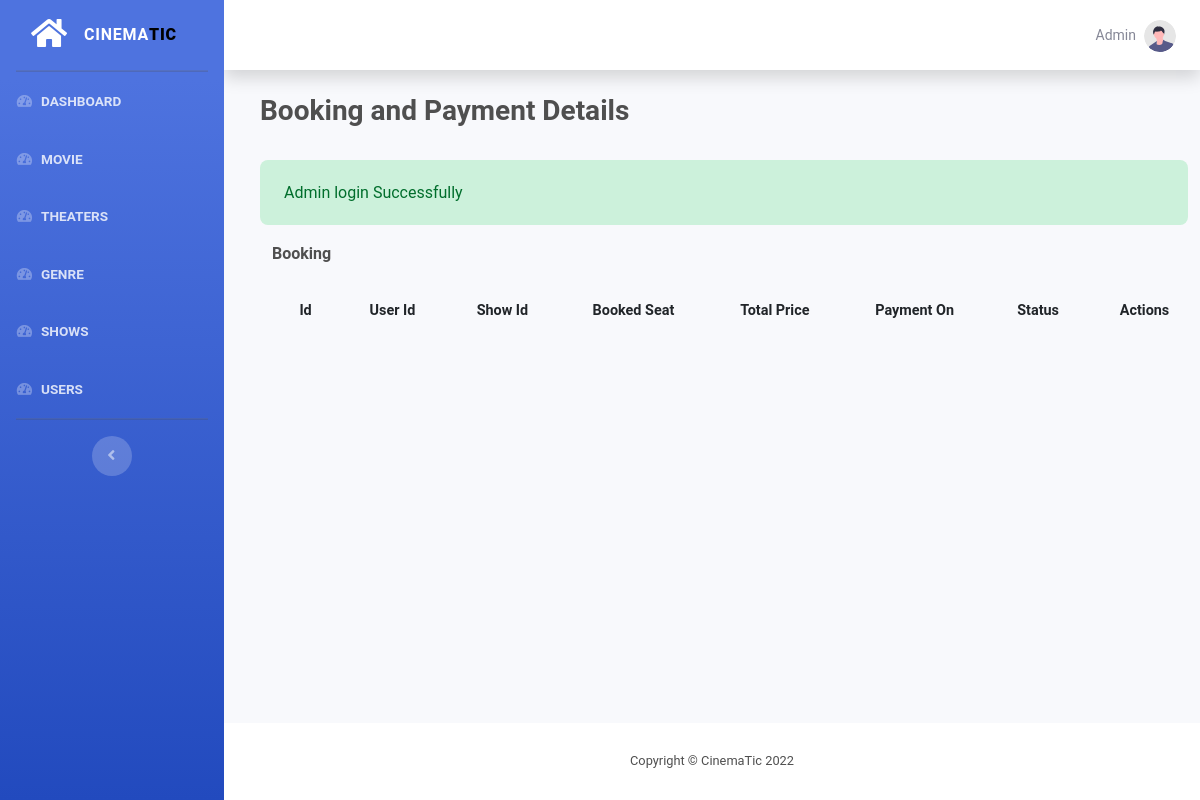
The app's page /admin/booking/index.php (signed in), older data.
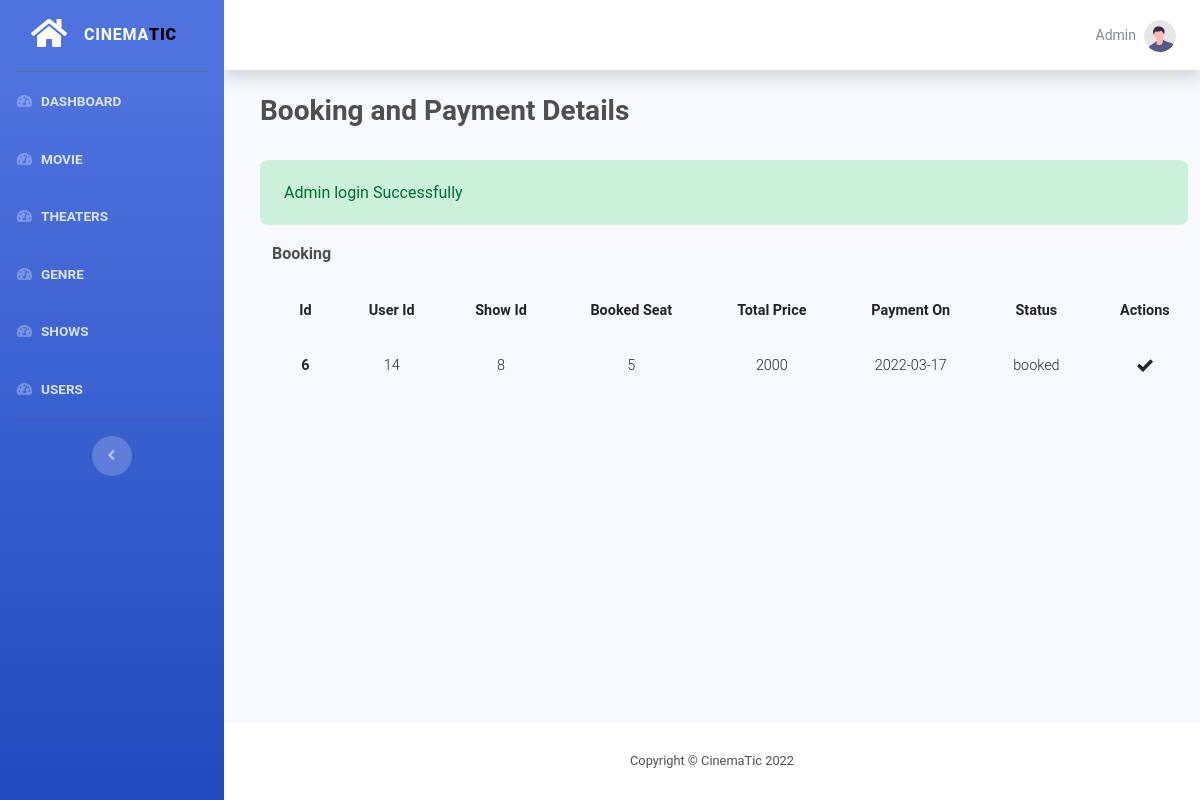
The same page, newer data.
### tables this page shows
CREATE TABLE `payment` (
  `id` int(11) NOT NULL,
  `booking_id` int(11) NOT NULL,
  `amount` int(11) NOT NULL,
  `payment_on` date NOT NULL
);

CREATE TABLE `booking` (
  `id` int(11) NOT NULL,
  `user_id` int(11) NOT NULL,
  `show_id` int(11) NOT NULL,
  `total_tickets` int(11) NOT NULL,
  `unit_price` int(11) NOT NULL,
  `status` varchar(10) NOT NULL,
  `booked_seat` int(11) NOT NULL,
  `total_price` int(11) NOT NULL
);

### functions/functions.php (called while the page is built, shortened)
<?php
function hasSuccess()
{
    return !empty($_SESSION['success']);
}
function getSuccess()
{
    $msg = $_SESSION['success'] ?? '';
    return $msg;
}

### functions/db.php (called while the page is built, shortened)
<?php
function pdo()
{
    $dbhost = "localhost";
    $dbname = "mtbs";
    $dbuser = "root";
    $dbpass = "";
    $options = [
        PDO::ATTR_DEFAULT_FETCH_MODE => PDO::FETCH_ASSOC
    ];
    $dsn = "mysql:host=" . $dbhost . ";dbname=" . $dbname;
    try {
        $pdo = new PDO($dsn, $dbuser, $dbpass, $options);
    } catch (PDOException $e) {
        die("Cannot Connect to Database: " . $e->getMessage());
    }
    return $pdo;
}
function query($sql, $all = true)
{
    $pdo = pdo();
    $stmt = $pdo->prepare($sql);
    $stmt->execute();
    if ($all) {
        return $stmt->fetchAll();
    }
    return $stmt->fetch();
}

### admin/booking/index.php (the view, shortened to what this page needs)
<?php
$result = query('select * from payment JOIN booking ON payment.booking_id = booking.id', true);
include  __DIR__ . "/../components/header.php";
include  __DIR__ . "/../components/sidebar.php";
?>
<div class="container-fluid">
    <div class="d-flex m-4 justify-content-between mb-4">
        <h3 class="font-weight-bold">Booking and Payment Details</h3>
    </div>
    <?php if (hasSuccess()) : ?>
        <div id="success" class="ml-4 alert alert-success">
            <?php echo getSuccess(); ?>
        </div>
    <?php endif; ?>
    <div class="container">
        <p class="text-gray font-weight-bold mx-4">Booking</p>
        <table class="table mx-4 table-responsive-md table-borderless">
            <thead>
                <tr>
                    <th class="font-weight-bold text-center">Id</th>
                    <th class="font-weight-bold text-center">User Id</th>
                    <th class="font-weight-bold text-center">Show Id</th>
                    <th class="font-weight-bold text-center">Booked Seat</th>
                    <th class="font-weight-bold text-center">Total Price</th>
                    <th class="font-weight-bold text-center">Payment On</th>
                    <th class="font-weight-bold text-center">Status</th>
                    <th class="font-weight-bold text-center">Actions</th>
                </tr>
            </thead>
            <tbody>
                <?php foreach ($result as $key) : ?>
                    <tr>
                        <td class="font-weight-bold text-center"><?php echo $key['id']; ?></td>
                        <td class=" text-center"><?php echo $key['user_id']; ?></td>
                        <td class=" text-center"><?php echo $key['show_id']; ?></td>
                        <td class=" text-center"><?php echo $key['booked_seat']; ?></td>
                        <td class=" text-center"><?php echo $key['total_price']; ?></td>
                        <td class=" text-center"><?php echo $key['payment_on']; ?></td>
                        <td class=" text-center"><?php echo $key['status']; ?></td>
                        <td class=" text-center">
                            <?php if ($key['status'] == 'booked') : ?>
                                <svg fill="currentColor" xmlns="http://www.w3.org/2000/svg" width="16" height="16" viewBox="0 0 24 24">
                                    <path d="M20.285 2l-11.285 11.567-5.286-5.011-3.714 3.716 9 8.728 15-15.285z" />
                                </svg>
                            <?php endif ?>
                        </td>
                    </tr>
                <?php endforeach;  ?>
            </tbody>
        </table>
    </div>
</div>
</div>
<?php include "../components/footer.php"; ?>

Row changes from the older to the newer data that the page shows:
added payment: booking "6", booking.user_id "14", booking.show_id "8", booking.booked_seat "5", booking.total_price "2000", payment_on "2022-03-17", booking.status "booked"
